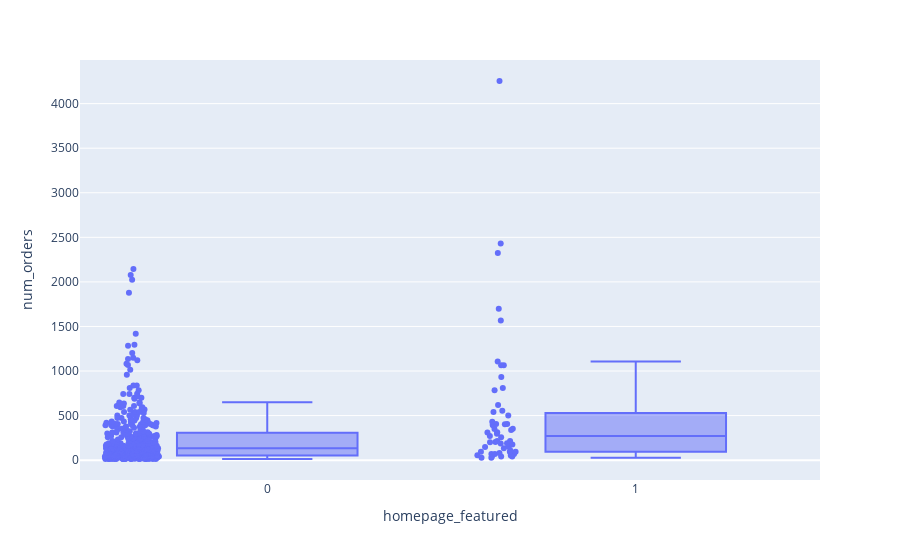

Notebook cell for this chart:
### Code cell
fig = px.box(dataframe, x = 'homepage_featured', y= 'num_orders', points = 'all')
fig.show()

### Figure 1 — Plotly figure (JSON) as saved in the notebook; plotly's stock layout.template omitted (floating-point values rounded to 4 significant figures; data arrays with more than 128 entries replaced by an {"elided": "..."} marker saying what was removed)
{"data": [{"alignmentgroup": "True", "boxpoints": "all", "hoverlabel": {"namelength": 0}, "hovertemplate": "homepage_featured=%{x}<br>num_orders=%{y}", "legendgroup": "", "marker": {"color": "#636efa"}, "name": "", "notched": false, "offsetgroup": "", "orientation": "v", "showlegend": false, "type": "box", "x": {"elided": "434 int values"}, "x0": " ", "xaxis": "x", "y": {"elided": "434 int values"}, "y0": " ", "yaxis": "y"}], "layout": {"boxmode": "group", "legend": {"tracegroupgap": 0}, "margin": {"t": 60}, "xaxis": {"anchor": "y", "domain": [0, 1], "title": {"text": "homepage_featured"}}, "yaxis": {"anchor": "x", "domain": [0, 1], "title": {"text": "num_orders"}}}}
